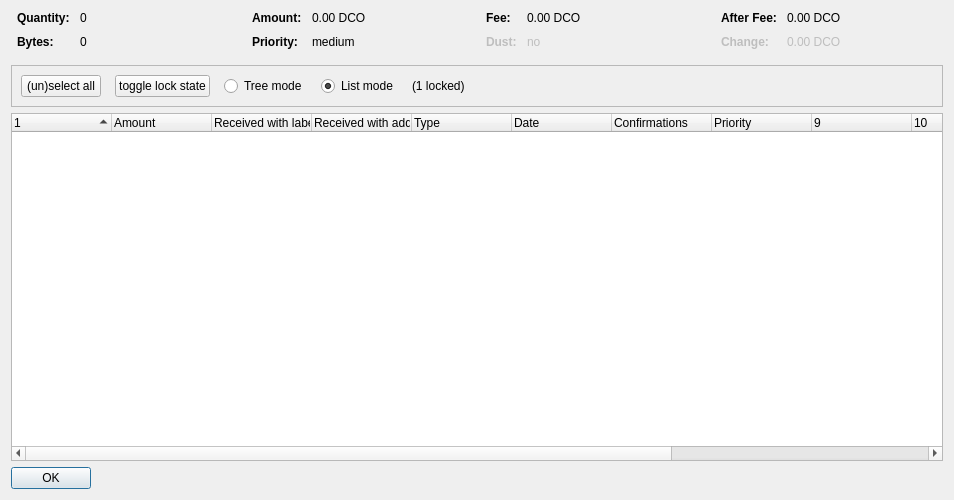
<?xml version="1.0" encoding="UTF-8"?>
<ui version="4.0">
 <class>CoinControlDialog</class>
 <widget class="QDialog" name="CoinControlDialog">
  <property name="geometry">
   <rect>
    <x>0</x>
    <y>0</y>
    <width>954</width>
    <height>500</height>
   </rect>
  </property>
  <property name="windowTitle">
   <string>Coin Selection</string>
  </property>
  <layout class="QVBoxLayout" name="verticalLayout">
   <item>
    <layout class="QHBoxLayout" name="horizontalLayoutTop" stretch="0,0,0,0">
     <property name="topMargin">
      <number>0</number>
     </property>
     <property name="bottomMargin">
      <number>10</number>
     </property>
     <item>
      <layout class="QFormLayout" name="formLayoutCoinControl1">
       <property name="horizontalSpacing">
        <number>10</number>
       </property>
       <property name="verticalSpacing">
        <number>10</number>
       </property>
       <property name="leftMargin">
        <number>6</number>
       </property>
       <property name="rightMargin">
        <number>6</number>
       </property>
       <item row="0" column="0">
        <widget class="QLabel" name="labelCoinControlQuantityText">
         <property name="font">
          <font>
           <weight>75</weight>
           <bold>true</bold>
          </font>
         </property>
         <property name="text">
          <string>Quantity:</string>
         </property>
        </widget>
       </item>
       <item row="0" column="1">
        <widget class="QLabel" name="labelCoinControlQuantity">
         <property name="cursor">
          <cursorShape>IBeamCursor</cursorShape>
         </property>
         <property name="contextMenuPolicy">
          <enum>Qt::ActionsContextMenu</enum>
         </property>
         <property name="text">
          <string notr="true">0</string>
         </property>
         <property name="textInteractionFlags">
          <set>Qt::LinksAccessibleByMouse|Qt::TextSelectableByKeyboard|Qt::TextSelectableByMouse</set>
         </property>
        </widget>
       </item>
       <item row="1" column="0">
        <widget class="QLabel" name="labelCoinControlBytesText">
         <property name="font">
          <font>
           <weight>75</weight>
           <bold>true</bold>
          </font>
         </property>
         <property name="text">
          <string>Bytes:</string>
         </property>
        </widget>
       </item>
       <item row="1" column="1">
        <widget class="QLabel" name="labelCoinControlBytes">
         <property name="cursor">
          <cursorShape>IBeamCursor</cursorShape>
         </property>
         <property name="contextMenuPolicy">
          <enum>Qt::ActionsContextMenu</enum>
         </property>
         <property name="text">
          <string notr="true">0</string>
         </property>
         <property name="textInteractionFlags">
          <set>Qt::LinksAccessibleByMouse|Qt::TextSelectableByKeyboard|Qt::TextSelectableByMouse</set>
         </property>
        </widget>
       </item>
      </layout>
     </item>
     <item>
      <layout class="QFormLayout" name="formLayoutCoinControl2">
       <property name="horizontalSpacing">
        <number>10</number>
       </property>
       <property name="verticalSpacing">
        <number>10</number>
       </property>
       <property name="leftMargin">
        <number>6</number>
       </property>
       <property name="rightMargin">
        <number>6</number>
       </property>
       <item row="0" column="0">
        <widget class="QLabel" name="labelCoinControlAmountText">
         <property name="font">
          <font>
           <weight>75</weight>
           <bold>true</bold>
          </font>
         </property>
         <property name="text">
          <string>Amount:</string>
         </property>
        </widget>
       </item>
       <item row="0" column="1">
        <widget class="QLabel" name="labelCoinControlAmount">
         <property name="cursor">
          <cursorShape>IBeamCursor</cursorShape>
         </property>
         <property name="contextMenuPolicy">
          <enum>Qt::ActionsContextMenu</enum>
         </property>
         <property name="text">
          <string notr="true">0.00 DCO</string>
         </property>
         <property name="textInteractionFlags">
          <set>Qt::LinksAccessibleByMouse|Qt::TextSelectableByKeyboard|Qt::TextSelectableByMouse</set>
         </property>
        </widget>
       </item>
       <item row="1" column="0">
        <widget class="QLabel" name="labelCoinControlPriorityText">
         <property name="font">
          <font>
           <weight>75</weight>
           <bold>true</bold>
          </font>
         </property>
         <property name="text">
          <string>Priority:</string>
         </property>
        </widget>
       </item>
       <item row="1" column="1">
        <widget class="QLabel" name="labelCoinControlPriority">
         <property name="cursor">
          <cursorShape>IBeamCursor</cursorShape>
         </property>
         <property name="contextMenuPolicy">
          <enum>Qt::ActionsContextMenu</enum>
         </property>
         <property name="text">
          <string>medium</string>
         </property>
         <property name="textInteractionFlags">
          <set>Qt::LinksAccessibleByMouse|Qt::TextSelectableByKeyboard|Qt::TextSelectableByMouse</set>
         </property>
        </widget>
       </item>
      </layout>
     </item>
     <item>
      <layout class="QFormLayout" name="formLayoutCoinControl3">
       <property name="horizontalSpacing">
        <number>10</number>
       </property>
       <property name="verticalSpacing">
        <number>10</number>
       </property>
       <property name="leftMargin">
        <number>6</number>
       </property>
       <property name="rightMargin">
        <number>6</number>
       </property>
       <item row="0" column="0">
        <widget class="QLabel" name="labelCoinControlFeeText">
         <property name="font">
          <font>
           <weight>75</weight>
           <bold>true</bold>
          </font>
         </property>
         <property name="text">
          <string>Fee:</string>
         </property>
        </widget>
       </item>
       <item row="0" column="1">
        <widget class="QLabel" name="labelCoinControlFee">
         <property name="cursor">
          <cursorShape>IBeamCursor</cursorShape>
         </property>
         <property name="contextMenuPolicy">
          <enum>Qt::ActionsContextMenu</enum>
         </property>
         <property name="text">
          <string notr="true">0.00 DCO</string>
         </property>
         <property name="textInteractionFlags">
          <set>Qt::LinksAccessibleByMouse|Qt::TextSelectableByKeyboard|Qt::TextSelectableByMouse</set>
         </property>
        </widget>
       </item>
       <item row="1" column="0">
        <widget class="QLabel" name="labelCoinControlLowOutputText">
         <property name="enabled">
          <bool>false</bool>
         </property>
         <property name="font">
          <font>
           <weight>75</weight>
           <bold>true</bold>
          </font>
         </property>
         <property name="text">
          <string>Dust:</string>
         </property>
        </widget>
       </item>
       <item row="1" column="1">
        <widget class="QLabel" name="labelCoinControlLowOutput">
         <property name="enabled">
          <bool>false</bool>
         </property>
         <property name="cursor">
          <cursorShape>IBeamCursor</cursorShape>
         </property>
         <property name="contextMenuPolicy">
          <enum>Qt::ActionsContextMenu</enum>
         </property>
         <property name="text">
          <string>no</string>
         </property>
         <property name="textInteractionFlags">
          <set>Qt::LinksAccessibleByMouse|Qt::TextSelectableByKeyboard|Qt::TextSelectableByMouse</set>
         </property>
        </widget>
       </item>
      </layout>
     </item>
     <item>
      <layout class="QFormLayout" name="formLayoutCoinControl4">
       <property name="horizontalSpacing">
        <number>10</number>
       </property>
       <property name="verticalSpacing">
        <number>10</number>
       </property>
       <property name="leftMargin">
        <number>6</number>
       </property>
       <property name="rightMargin">
        <number>6</number>
       </property>
       <item row="0" column="0">
        <widget class="QLabel" name="labelCoinControlAfterFeeText">
         <property name="font">
          <font>
           <weight>75</weight>
           <bold>true</bold>
          </font>
         </property>
         <property name="text">
          <string>After Fee:</string>
         </property>
        </widget>
       </item>
       <item row="0" column="1">
        <widget class="QLabel" name="labelCoinControlAfterFee">
         <property name="cursor">
          <cursorShape>IBeamCursor</cursorShape>
         </property>
         <property name="contextMenuPolicy">
          <enum>Qt::ActionsContextMenu</enum>
         </property>
         <property name="text">
          <string notr="true">0.00 DCO</string>
         </property>
         <property name="textInteractionFlags">
          <set>Qt::LinksAccessibleByMouse|Qt::TextSelectableByKeyboard|Qt::TextSelectableByMouse</set>
         </property>
        </widget>
       </item>
       <item row="1" column="0">
        <widget class="QLabel" name="labelCoinControlChangeText">
         <property name="enabled">
          <bool>false</bool>
         </property>
         <property name="font">
          <font>
           <weight>75</weight>
           <bold>true</bold>
          </font>
         </property>
         <property name="text">
          <string>Change:</string>
         </property>
        </widget>
       </item>
       <item row="1" column="1">
        <widget class="QLabel" name="labelCoinControlChange">
         <property name="enabled">
          <bool>false</bool>
         </property>
         <property name="cursor">
          <cursorShape>IBeamCursor</cursorShape>
         </property>
         <property name="contextMenuPolicy">
          <enum>Qt::ActionsContextMenu</enum>
         </property>
         <property name="text">
          <string notr="true">0.00 DCO</string>
         </property>
         <property name="textInteractionFlags">
          <set>Qt::LinksAccessibleByMouse|Qt::TextSelectableByKeyboard|Qt::TextSelectableByMouse</set>
         </property>
        </widget>
       </item>
      </layout>
     </item>
    </layout>
   </item>
   <item>
    <widget class="QFrame" name="frame">
     <property name="minimumSize">
      <size>
       <width>0</width>
       <height>40</height>
      </size>
     </property>
     <property name="frameShape">
      <enum>QFrame::StyledPanel</enum>
     </property>
     <property name="frameShadow">
      <enum>QFrame::Sunken</enum>
     </property>
     <layout class="QHBoxLayout" name="horizontalLayout">
      <item>
       <layout class="QHBoxLayout" name="horizontalLayoutPanel" stretch="0,0,0,0,0,0">
        <property name="spacing">
         <number>14</number>
        </property>
        <item>
         <widget class="QPushButton" name="pushButtonSelectAll">
          <property name="sizePolicy">
           <sizepolicy hsizetype="Maximum" vsizetype="Fixed">
            <horstretch>0</horstretch>
            <verstretch>0</verstretch>
           </sizepolicy>
          </property>
          <property name="text">
           <string>(un)select all</string>
          </property>
          <property name="autoDefault">
           <bool>false</bool>
          </property>
         </widget>
        </item>
        <item>
         <widget class="QPushButton" name="pushButtonToggleLock">
          <property name="sizePolicy">
           <sizepolicy hsizetype="Maximum" vsizetype="Fixed">
            <horstretch>0</horstretch>
            <verstretch>0</verstretch>
           </sizepolicy>
          </property>
          <property name="text">
           <string>toggle lock state</string>
          </property>
          <property name="autoDefault">
           <bool>false</bool>
          </property>
         </widget>
        </item>
        <item>
         <widget class="QRadioButton" name="radioTreeMode">
          <property name="sizePolicy">
           <sizepolicy hsizetype="Maximum" vsizetype="Fixed">
            <horstretch>0</horstretch>
            <verstretch>0</verstretch>
           </sizepolicy>
          </property>
          <property name="text">
           <string>Tree mode</string>
          </property>
         </widget>
        </item>
        <item>
         <widget class="QRadioButton" name="radioListMode">
          <property name="sizePolicy">
           <sizepolicy hsizetype="Maximum" vsizetype="Fixed">
            <horstretch>0</horstretch>
            <verstretch>0</verstretch>
           </sizepolicy>
          </property>
          <property name="text">
           <string>List mode</string>
          </property>
          <property name="checked">
           <bool>true</bool>
          </property>
         </widget>
        </item>
        <item>
         <widget class="QLabel" name="labelLocked">
          <property name="text">
           <string>(1 locked)</string>
          </property>
         </widget>
        </item>
        <item>
         <spacer name="horizontalSpacer">
          <property name="orientation">
           <enum>Qt::Horizontal</enum>
          </property>
          <property name="sizeHint" stdset="0">
           <size>
            <width>40</width>
            <height>20</height>
           </size>
          </property>
         </spacer>
        </item>
       </layout>
      </item>
     </layout>
    </widget>
   </item>
   <item>
    <widget class="CoinControlTreeWidget" name="treeWidget">
     <property name="contextMenuPolicy">
      <enum>Qt::CustomContextMenu</enum>
     </property>
     <property name="sortingEnabled">
      <bool>false</bool>
     </property>
     <property name="columnCount">
      <number>13</number>
     </property>
     <attribute name="headerShowSortIndicator" stdset="0">
      <bool>true</bool>
     </attribute>
     <attribute name="headerStretchLastSection">
      <bool>false</bool>
     </attribute>
     <column>
      <property name="text">
       <string/>
      </property>
     </column>
     <column>
      <property name="text">
       <string>Amount</string>
      </property>
     </column>
     <column>
      <property name="text">
       <string>Received with label</string>
      </property>
     </column>
     <column>
      <property name="text">
       <string>Received with address</string>
      </property>
     </column>
     <column>
      <property name="text">
	<string>Type</string>
      </property>
     </column>
     <column>
      <property name="text">	 
       <string>Date</string>
      </property>
     </column>
     <column>
      <property name="text">
       <string>Confirmations</string>
      </property>
      <property name="toolTip">
       <string>Confirmed</string>
      </property>
     </column>
     <column>
      <property name="text">
       <string>Priority</string>
      </property>
     </column>
     <column>
      <property name="text">
       <string/>
      </property>
     </column>
     <column>
      <property name="text">
       <string/>
      </property>
     </column>
     <column>
      <property name="text">
       <string/>
      </property>
     </column>
     <column>
      <property name="text">
       <string/>
      </property>
     </column>
     <column>
      <property name="text">
       <string/>
      </property>
     </column>
    </widget>
   </item>
   <item>
    <widget class="QDialogButtonBox" name="buttonBox">
     <property name="sizePolicy">
      <sizepolicy hsizetype="Maximum" vsizetype="Fixed">
       <horstretch>0</horstretch>
       <verstretch>0</verstretch>
      </sizepolicy>
     </property>
     <property name="orientation">
      <enum>Qt::Horizontal</enum>
     </property>
     <property name="standardButtons">
      <set>QDialogButtonBox::Ok</set>
     </property>
    </widget>
   </item>
  </layout>
 </widget>
 <customwidgets>
  <customwidget>
   <class>CoinControlTreeWidget</class>
   <extends>QTreeWidget</extends>
   <header>coincontroltreewidget.h</header>
  </customwidget>
 </customwidgets>
 <resources/>
 <connections/>
</ui>
